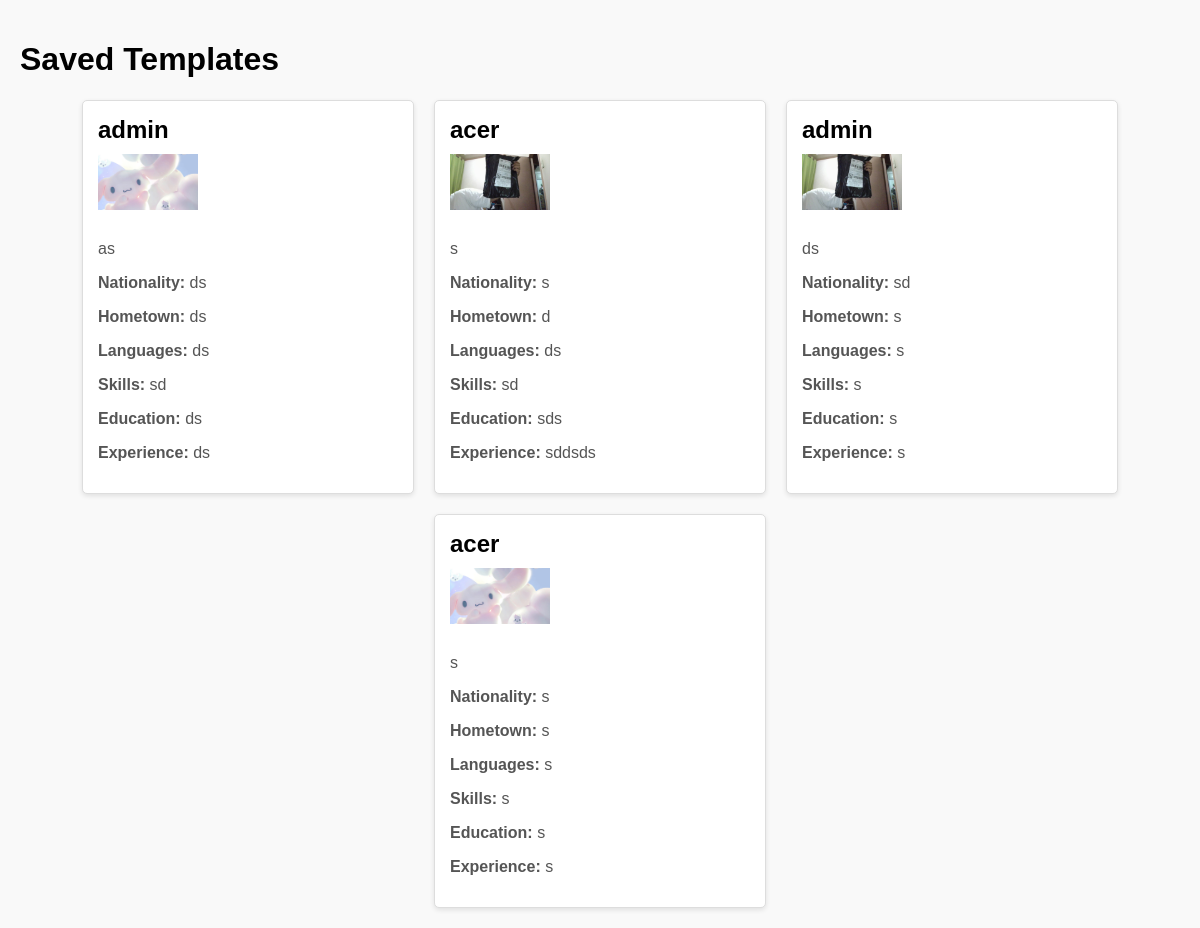
Before: /saved_templates/ with the older database file.
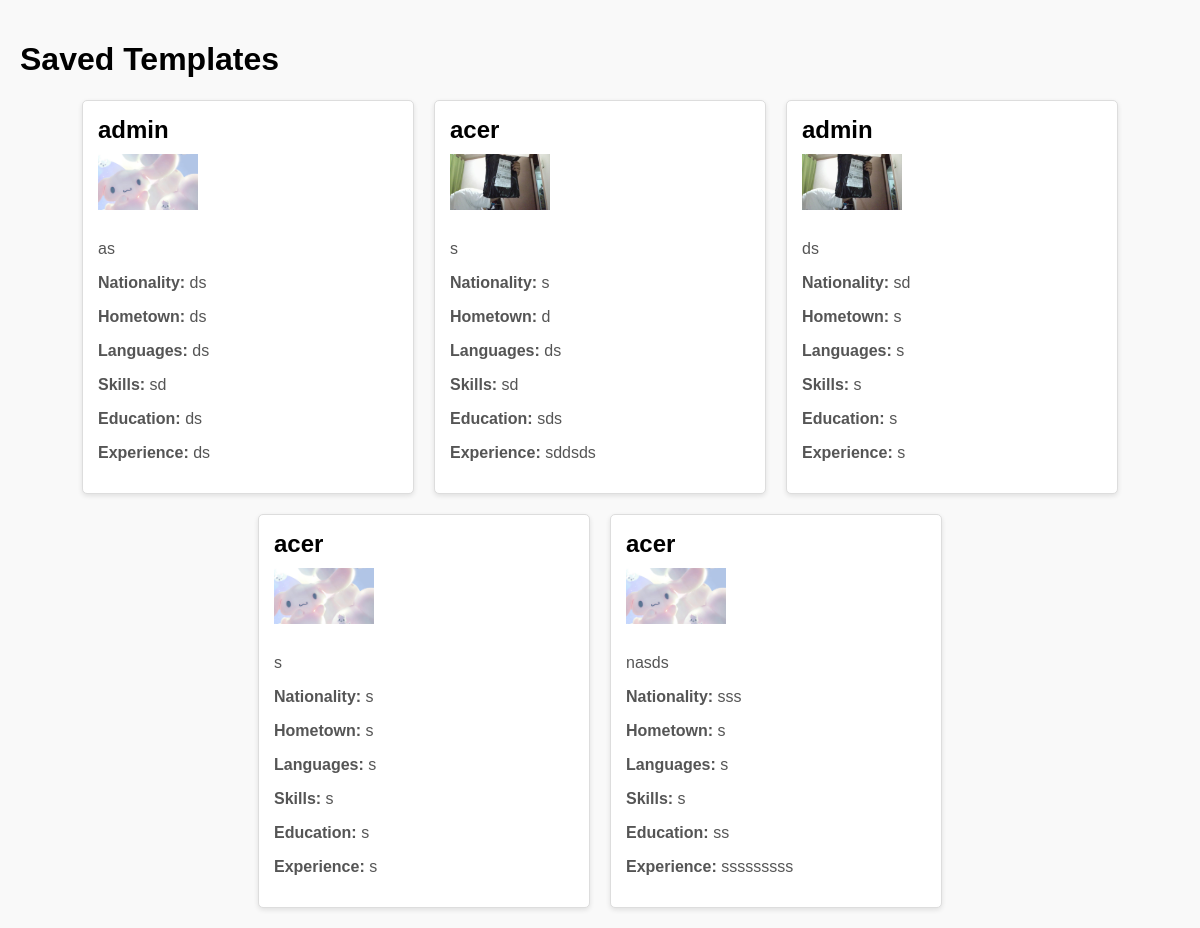
After: the same page with the newer database file.
### myApp/models.py (models this page shows, shortened)
class AboutMe(models.Model):
    user = models.ForeignKey(User, on_delete=models.CASCADE, related_name='about_me', null=True)
    image = models.ImageField(upload_to='media/')
    description = models.CharField(max_length=200)
    background_nationality = models.CharField(max_length=100)
    background_hometown = models.CharField(max_length=100)
    background_languages = models.CharField(max_length=255)  # Comma-separated languages
    skills = models.CharField(max_length=255)  # Comma-separated skills
    education = models.CharField(max_length=255)  # Comma-separated education details
    experience = models.TextField()  # A detailed text field for experience

### myApp/views.py (the view)
# urls.py: path('saved_templates/', views.about_me_list, name='template_list'),
def about_me_list(request):
    about_me_profiles = AboutMe.objects.all()
    return render(request, 'myApp/savedTemplates.html',  {'templates': about_me_profiles})

### myApp/templates/myApp/savedTemplates.html (shortened to what this page needs)
<!DOCTYPE html>
<html lang="en">
<head>
</head>
<body>
    <h1>Saved Templates</h1>
    <div class="portfolio-container">
        {% for profile in templates %}
            <div class="portfolio-card">
                <h2>{{ profile.user.username }}</h2>
                <img src="{{ profile.image.url }}" alt="{{ profile.user.username }}'s image">
                <p>{{ profile.description }}</p>
                <p><strong>Nationality:</strong> {{ profile.background_nationality }}</p>
                <p><strong>Hometown:</strong> {{ profile.background_hometown }}</p>
                <p><strong>Languages:</strong> {{ profile.background_languages }}</p>
                <p><strong>Skills:</strong> {{ profile.skills }}</p>
                <p><strong>Education:</strong> {{ profile.education }}</p>
                <p><strong>Experience:</strong> {{ profile.experience }}</p>
            </div>
        {% empty %}
            <div class="portfolio-card">No profiles available.</div>
        {% endfor %}
    </div>
</body>
</html>

Changed rows visible on the page:
added AboutMe: user.username "acer", image (picture), description "nasds", background_nationality "sss", background_hometown "s", background_languages "s", skills "s", education "ss", experience "sssssssss"
